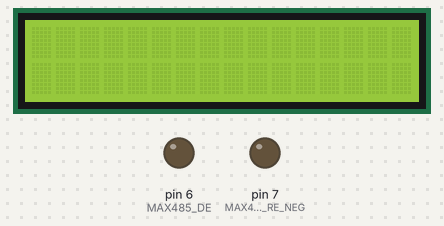
This sketch was run on a simulated Arduino Uno, built with avr-gcc and run on an emulated ATmega328P. On the bench: 16×2 character LCD, output pins drawn as LEDs (lit = HIGH). What the sketch prints to the serial monitor is not drawn.

Above: at 0.1 s.
At 2.1 s:
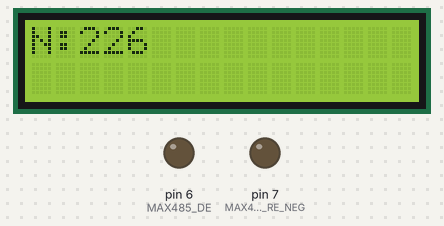
At 4.1 s:
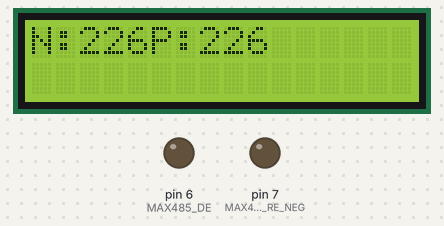
At 6.1 s:
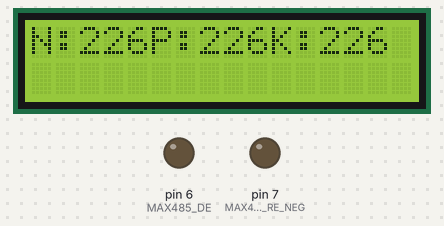
At 8.2 s:
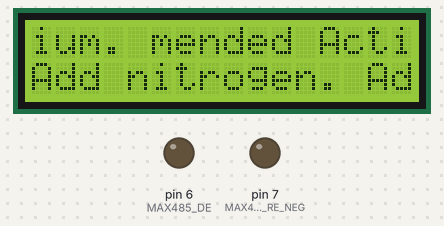

Measured:
- by itself, everything shown: repeats every 10.0 s, in 5 steps
- what the display in image 1 shows lasts 2.0 s, from 2.1 s to 4.1 s

The sketch:

NPK_modbus.ino
```cpp
// Attempt to access a JXCT NPK sensor to read Nitrogen, Potassium & Phosphorus
// values using an Arduino UNO clone.
//
// This attempt uses the AltSoftSerial & ModbusMaster libraries. Get the libraries
// via the Arduino IDE or manually:
// Get AltSoftSerial at https://github.com/PaulStoffregen/AltSoftSerial
// Get ModbusMaster  at https://github.com/4-20ma/ModbusMaster
//
// RS485 module connected to Arduino UNO as follows:
// RS485 DI signal to pin 9
// RS485 RO signal to pin 8
// RS485 RE signal to pin 7
// RS485 DE signal to pin 6
// RS485 VCC to 5V
// RS485 GND to GND
//
// Assumes that the sensor address is 1, Nitrogen is address 0x1E, Phosphorus is address 0x1F
// and Potassium is address 0x20. Change the code if yours are different.
//
// NOTE: I do not have this sensor, so I simulated it using ModRSsim2 available from https://sourceforge.net/projects/modrssim2/
//

//https://forum.arduino.cc/t/npk-sensor-keeps-returning-255/1113058/12


#include <ModbusMaster.h>
#include <AltSoftSerial.h>

#include <Wire.h>
#include <Adafruit_GFX.h>
#include <Adafruit_SSD1306.h>

#include <LiquidCrystal.h>

const int rs = 12, en = 11, d4 = 5, d5 = 4, d6 = 3, d7 = 2;
LiquidCrystal lcd(rs, en, d4, d5, d6, d7);

#define NITROGEN_ADDR   0x1E
#define PHOSPHORUS_ADDR 0x1F
#define POTASSIUM_ADDR  0x20

#define MAX485_DE      6
#define MAX485_RE_NEG  7

int npk_ratio[] = { 17,   //N
                    17,   //P
                    17    //K
                    };
//https://rema.gov.rw/fileadmin/templates/Documents/rema_doc/publications/Fertilizer-Report.pdf

AltSoftSerial swSerial;
ModbusMaster node;

// Put the MAX485 into transmit mode
void preTransmission()
{
  digitalWrite(MAX485_RE_NEG, 1);
  digitalWrite(MAX485_DE, 1);
}

// Put the MAX485 into receive mode
void postTransmission()
{
  digitalWrite(MAX485_RE_NEG, 0);
  digitalWrite(MAX485_DE, 0);
}

void setup() {
  Serial.begin( 9600 );
  lcd.begin(16, 2);  // Initialize the LCD: 16 columns, 2 rows

  // configure the MAX485 RE & DE control signals and enable receive mode
  pinMode(MAX485_RE_NEG, OUTPUT);
  pinMode(MAX485_DE, OUTPUT);
  digitalWrite(MAX485_RE_NEG, 0);
  digitalWrite(MAX485_DE, 0);

  // Modbus communication runs at 9600 baud
  swSerial.begin(9600);

  // Modbus slave ID of NPK sensor is 1
  node.begin(1, swSerial);

  // Callbacks to allow us to set the RS485 Tx/Rx direction
  node.preTransmission(preTransmission);
  node.postTransmission(postTransmission);

  //ph.begin();

  //Serial.println("initializing ph sensor");

}
// Function to determine the recommended action based on the actual NPK ratio
String recommended_action(int nitrogen, int phosphorous, int potassium) {
    String recommendation;

    if (nitrogen < npk_ratio[0]) {
        recommendation += "Add nitrogen. ";
    }

    if (phosphorous < npk_ratio[1]) {
        recommendation += "Add phosphorus. ";
    }

    if (potassium < npk_ratio[2]) {
        recommendation += "Add potassium. ";
    }

    // If no action needed, set recommendation accordingly
    if (recommendation.length() == 0) {
        recommendation = "No action needed.";
    }

    return recommendation;
}


void loop() {

  uint8_t result;

  int nitrogen, phosphorous, potassium;

  lcd.clear();  // Clear the LCD screen


  lcd.setCursor(0, 0);

  // NITROGEN
  result = node.readHoldingRegisters(NITROGEN_ADDR, 1);
  lcd.print("N:");
  if (result == node.ku8MBSuccess)
  {
    Serial.print("   Nitrogen: ");
    Serial.print(node.getResponseBuffer(0x0));
    nitrogen = node.getResponseBuffer(0x0);
    Serial.println(" mg/kg");
      // Set the cursor to column 0, row 0 (first line)

    lcd.print(nitrogen);
  } else {
    printModbusError( result );
    lcd.print(result );
  }

  // PHOSPHORUS
  result = node.readHoldingRegisters(PHOSPHORUS_ADDR, 1);
  lcd.print("P:");
  if (result == node.ku8MBSuccess)
  {
    Serial.print("Phosphorous: ");
    Serial.print(node.getResponseBuffer(0x0));
    phosphorous = node.getResponseBuffer(0x0);
    Serial.println(" mg/kg");
    lcd.print(phosphorous );
  } else {
    printModbusError( result );
    lcd.print(result );
  }

  // POTASSIUM
  result = node.readHoldingRegisters(POTASSIUM_ADDR, 1);
  lcd.print("K:");
  if (result == node.ku8MBSuccess)
  {
    Serial.print("  Potassium: ");
    Serial.print(node.getResponseBuffer(0x0));
    potassium = node.getResponseBuffer(0x0);
    Serial.println(" mg/kg");
    lcd.print(potassium);
  } else {
    printModbusError( result );
    lcd.print(result );

  }
  Serial.println();
    // Determine if adjustments are needed based on the actual NPK ratio
  String recommendation = recommended_action(nitrogen, phosphorous, potassium);

  // Print the recommended action
  Serial.println("Recommended Action: " + recommendation);

  delay(2000);

  lcd.clear();

    // Set the cursor to column 0, row 1 (second line)
  lcd.setCursor(0, 0);
  lcd.print("Recommended Action:");
  lcd.setCursor(0, 1);
  lcd.print(recommendation);

  //display.display();
  delay(2000);


}

// print out the error received from the Modbus library
void printModbusError( uint8_t errNum )
{
  switch ( errNum ) {
    case node.ku8MBSuccess:
      Serial.println(F("Success"));
      break;
    case node.ku8MBIllegalFunction:
      Serial.println(F("Illegal Function Exception"));
      break;
    case node.ku8MBIllegalDataAddress:
      Serial.println(F("Illegal Data Address Exception"));
      break;
    case node.ku8MBIllegalDataValue:
      Serial.println(F("Illegal Data Value Exception"));
      break;
    case node.ku8MBSlaveDeviceFailure:
      Serial.println(F("Slave Device Failure"));
      break;
    case node.ku8MBInvalidSlaveID:
      Serial.println(F("Invalid Slave ID"));
      break;
    case node.ku8MBInvalidFunction:
      Serial.println(F("Invalid Function"));
      break;
    case node.ku8MBResponseTimedOut:
      Serial.println(F("Response Timed Out"));
      break;
    case node.ku8MBInvalidCRC:
      Serial.println(F("Invalid CRC"));
      break;
    default:
      Serial.println(F("Unknown Error"));
      break;
  }
}
```
